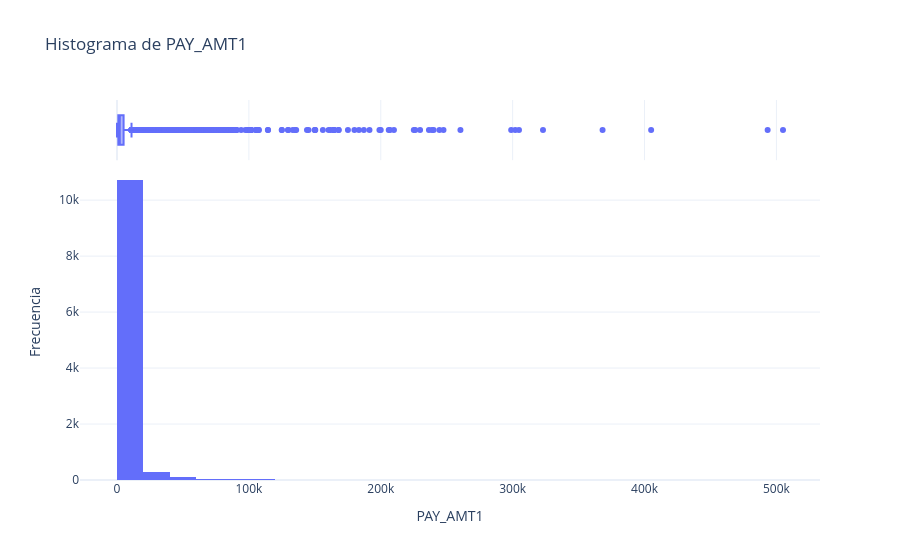

The code cell stored with this chart in its notebook:
### Code cell
fig = eda.plot_histograma("PAY_AMT1")
fig.show()

### Figure 1 — Plotly figure (JSON) as saved in the notebook; plotly's stock layout.template omitted (floating-point values rounded to 4 significant figures; data arrays with more than 128 entries replaced by an {"elided": "..."} marker saying what was removed)
{"data": [{"bingroup": "x", "hovertemplate": "PAY_AMT1=%{x}<br>count=%{y}<extra></extra>", "legendgroup": "", "marker": {"color": "#636efa", "pattern": {"shape": ""}}, "name": "", "nbinsx": 50, "orientation": "v", "showlegend": false, "type": "histogram", "x": {"elided": "11250 float values"}, "xaxis": "x", "yaxis": "y"}, {"hovertemplate": "PAY_AMT1=%{x}<extra></extra>", "legendgroup": "", "marker": {"color": "#636efa"}, "name": "", "notched": true, "showlegend": false, "type": "box", "x": {"elided": "11250 float values"}, "xaxis": "x2", "yaxis": "y2"}], "layout": {"barmode": "relative", "legend": {"tracegroupgap": 0}, "title": {"text": "Histograma de PAY_AMT1"}, "xaxis": {"anchor": "y", "domain": [0, 1], "title": {"text": "PAY_AMT1"}}, "xaxis2": {"anchor": "y2", "domain": [0, 1], "matches": "x", "showgrid": true, "showticklabels": false}, "yaxis": {"anchor": "x", "domain": [0, 0.8316], "title": {"text": "Frecuencia"}}, "yaxis2": {"anchor": "x2", "domain": [0.8416, 1], "matches": "y2", "showgrid": false, "showline": false, "showticklabels": false, "ticks": ""}}}
